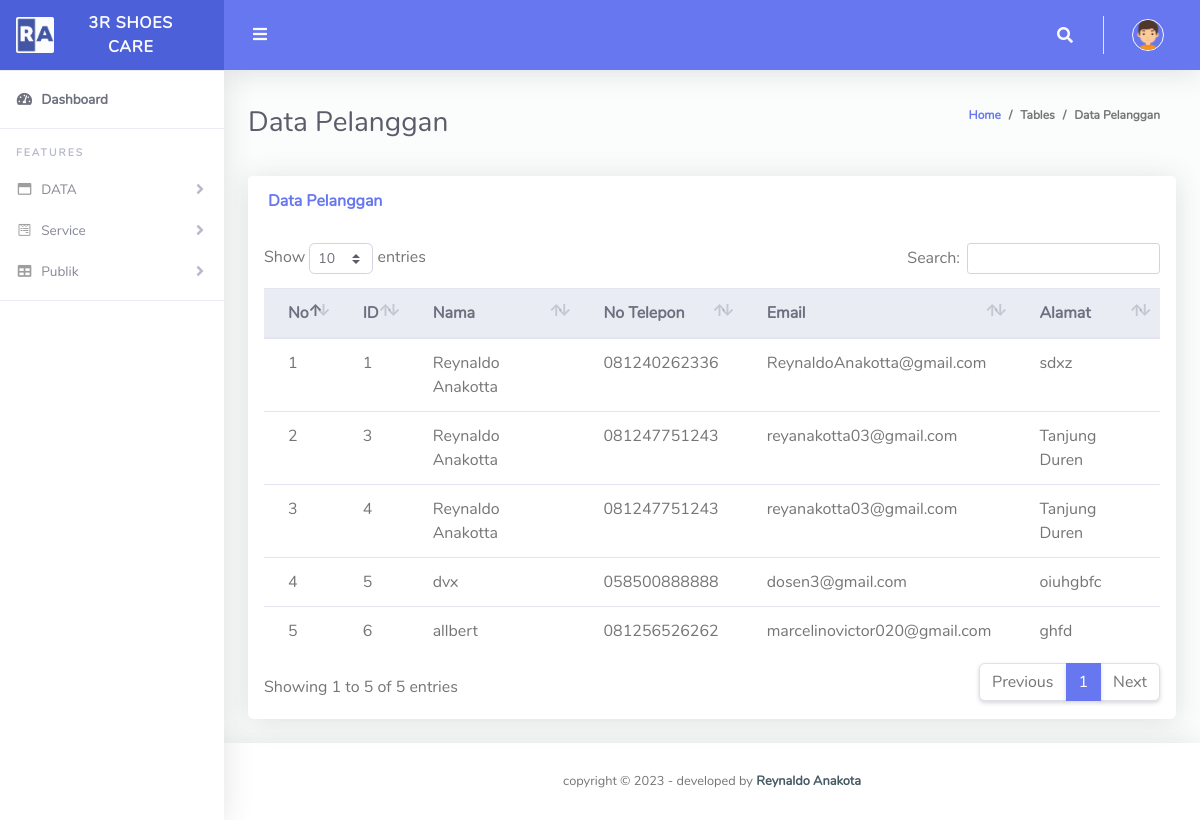
/admin/pelangan.php, run on the app's committed database.
### tables this page shows
CREATE TABLE `pelanggan` (
  `id` int(11) NOT NULL,
  `id_login` int(11) DEFAULT NULL,
  `nama` varchar(255) DEFAULT NULL,
  `no_telpon` varchar(255) DEFAULT NULL,
  `email` varchar(255) DEFAULT NULL,
  `alamat` varchar(255) DEFAULT NULL
);

### admin/pelangan.php (the view)
<?php
include 'include/navbar.php';
include '../include/config.php';
$queryPelanggan = "SELECT * FROM pelanggan";
$resultPelanggan = mysqli_query($conn, $queryPelanggan);
?>
<div class="container-fluid" id="container-wrapper">
    <div class="d-sm-flex align-items-center justify-content-between mb-4">
        <h1 class="h3 mb-0 text-gray-800">Data Pelanggan</h1>
        <ol class="breadcrumb">
            <li class="breadcrumb-item"><a href="index.php">Home</a></li>
            <li class="breadcrumb-item">Tables</li>
            <li class="breadcrumb-item active" aria-current="page">Data Pelanggan</li>
        </ol>
    </div>
    <div class="row">
        <div class="col-lg-12">
            <div class="card mb-4">
                <div class="card-header py-3 d-flex flex-row align-items-center justify-content-between">
                    <h6 class="m-0 font-weight-bold text-primary">Data Pelanggan</h6>
                </div>
                <div class="table-responsive p-3">
                    <table class="table align-items-center table-flush" id="dataTable">
                        <thead class="thead-light">
                            <tr>
                                <th>No</th>
                                <th>ID</th>
                                <th>Nama</th>
                                <th>No Telepon</th>
                                <th>Email</th>
                                <th>Alamat</th>
                            </tr>
                        </thead>
                        <tbody>
                            <?php
                            if (mysqli_num_rows($resultPelanggan) > 0) {
                                $no = 1;
                                while ($rowPelanggan = mysqli_fetch_assoc($resultPelanggan)) {
                                    ?>
                                    <tr>
                                        <td><?php echo $no++; ?></td>
                                        <td><?php echo $rowPelanggan['id']; ?></td>
                                        <td><?php echo $rowPelanggan['nama']; ?></td>
                                        <td><?php echo $rowPelanggan['no_telpon']; ?></td>
                                        <td><?php echo $rowPelanggan['email']; ?></td>
                                        <td><?php echo $rowPelanggan['alamat']; ?></td>
                                    </tr>
                                    <?php
                                }
                            } else {
                                ?>
                                <tr>
                                    <td colspan="6">Tidak ada data pelanggan.</td>
                                </tr>
                                <?php
                            }
                            ?>
                        </tbody>
                    </table>
                </div>
            </div>
        </div>
    </div>
<?php include 'include/footer.php'; ?>

### data on the page
pelanggan: id "1", nama "Reynaldo Anakotta", no_telpon "081240262336", email "ReynaldoAnakotta@gmail.com", alamat "sdxz"
pelanggan: id "3", nama "Reynaldo Anakotta", no_telpon "081247751243", email "reyanakotta03@gmail.com", alamat "Tanjung Duren"
pelanggan: id "4", nama "Reynaldo Anakotta", no_telpon "081247751243", email "reyanakotta03@gmail.com", alamat "Tanjung Duren"
pelanggan: id "5", nama "dvx", no_telpon "058500888888", email "dosen3@gmail.com", alamat "oiuhgbfc"
pelanggan: id "6", nama "allbert", no_telpon "081256526262", email "marcelinovictor020@gmail.com", alamat "ghfd"
